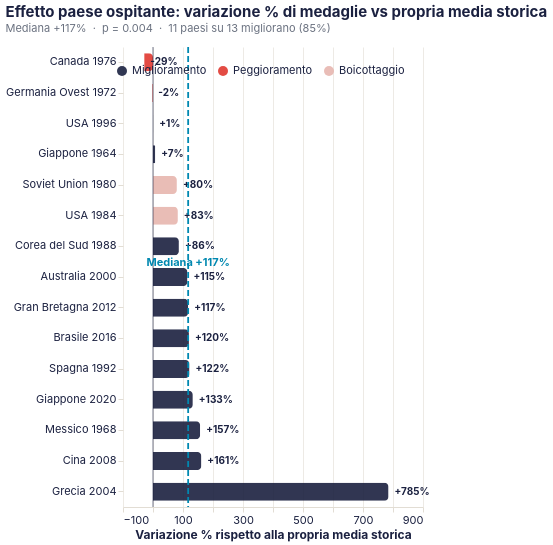

The Vega-Lite source for this figure:
### Vega-Lite specification from a JSON file in a GitHub repository (floating-point values rounded to 4 significant figures)
{"config": {"background": null, "view": {"stroke": null}, "title": {"font": "Inter, system-ui, -apple-system, BlinkMacSystemFont, 'Segoe UI', Roboto, sans-serif", "fontSize": 15, "fontWeight": "bold", "color": "#1b2140", "anchor": "start", "offset": 12}, "axis": {"labelFont": "Inter, system-ui, -apple-system, BlinkMacSystemFont, 'Segoe UI', Roboto, sans-serif", "titleFont": "Inter, system-ui, -apple-system, BlinkMacSystemFont, 'Segoe UI', Roboto, sans-serif", "labelFontWeight": 400, "labelFontSize": 11, "titleFontSize": 12, "titleFontWeight": "bold", "labelColor": "#1b2140", "titleColor": "#1b2140", "gridColor": "#e2ddd4", "gridOpacity": 0.6, "domainColor": "#e2ddd4", "tickColor": "#e2ddd4", "labelAngle": 0}, "axisY": {"grid": false, "domain": false}, "axisX": {"grid": true}, "legend": {"labelFont": "Inter, system-ui, -apple-system, BlinkMacSystemFont, 'Segoe UI', Roboto, sans-serif", "titleFont": "Inter, system-ui, -apple-system, BlinkMacSystemFont, 'Segoe UI', Roboto, sans-serif", "labelFontSize": 11, "titleFontSize": 12, "titleFontWeight": "bold", "labelColor": "#1b2140", "titleColor": "#1b2140", "orient": "top", "direction": "horizontal", "symbolType": "circle"}, "range": {"category": ["#1b2140", "#ff8009", "#9a0641", "#ffe34a", "#e7b6af", "#0088b0", "#e03830"], "ordinal": {"scheme": "blues"}, "heatmap": {"scheme": "blues"}, "ramp": {"scheme": "blues"}}, "bar": {"color": "#1b2140", "cornerRadiusTopRight": 4, "cornerRadiusBottomRight": 4}, "line": {"color": "#1b2140", "strokeWidth": 2.5}, "point": {"color": "#1b2140", "filled": true}, "circle": {"color": "#1b2140"}, "text": {"font": "Inter, system-ui, -apple-system, BlinkMacSystemFont, 'Segoe UI', Roboto, sans-serif", "fontSize": 11, "color": "#1b2140", "fontWeight": 400}, "arc": {"fill": "#1b2140"}, "area": {"fill": "#1b2140", "opacity": 0.5}}, "layer": [{"mark": {"type": "bar", "height": 18, "opacity": 0.9}, "encoding": {"color": {"field": "tipo", "legend": {"orient": "top-right", "title": null}, "scale": {"domain": ["Miglioramento", "Peggioramento", "Boicottaggio"], "range": ["#1b2140", "#e03830", "#e7b6af"]}, "type": "nominal"}, "tooltip": [{"field": "label", "title": "Edizione", "type": "nominal"}, {"field": "pct", "format": "+.0f", "title": "Variazione %", "type": "quantitative"}, {"field": "delta", "format": "+.1f", "title": "Delta medaglie assoluto", "type": "quantitative"}], "x": {"field": "pct", "scale": {"domain": [-40, 850]}, "title": "Variazione % rispetto alla propria media storica", "type": "quantitative"}, "y": {"field": "label", "sort": ["Canada 1976", "Germania Ovest 1972", "USA 1996", "Giappone 1964", "Soviet Union 1980", "USA 1984", "Corea del Sud 1988", "Australia 2000", "Gran Bretagna 2012", "Brasile 2016", "Spagna 1992", "Giappone 2020", "Messico 1968", "Cina 2008", "Grecia 2004"], "title": null, "type": "nominal"}}}, {"mark": {"type": "text", "align": "left", "color": "#1b2140", "dx": 6, "fontSize": 10, "fontWeight": "bold"}, "encoding": {"text": {"field": "pct_label", "type": "nominal"}, "x": {"field": "pct", "type": "quantitative"}, "y": {"field": "label", "sort": ["Canada 1976", "Germania Ovest 1972", "USA 1996", "Giappone 1964", "Soviet Union 1980", "USA 1984", "Corea del Sud 1988", "Australia 2000", "Gran Bretagna 2012", "Brasile 2016", "Spagna 1992", "Giappone 2020", "Messico 1968", "Cina 2008", "Grecia 2004"], "type": "nominal"}}}, {"data": {"name": "data-d285a7403ed98ae579761d64a864032b"}, "mark": {"type": "rule", "color": "#1b2140", "opacity": 0.5, "strokeWidth": 1.2}, "encoding": {"x": {"field": "x", "type": "quantitative"}}}, {"data": {"name": "data-f221b2e55829db24c672ff32e50717b2"}, "mark": {"type": "rule", "color": "#0088b0", "strokeDash": [6, 3], "strokeWidth": 1.8}, "encoding": {"x": {"field": "x", "type": "quantitative"}}}, {"data": {"name": "data-f221b2e55829db24c672ff32e50717b2"}, "mark": {"type": "text", "align": "center", "color": "#0088b0", "dy": -14, "fontSize": 11, "fontWeight": "bold"}, "encoding": {"text": {"value": "Mediana +117%"}, "x": {"field": "x", "type": "quantitative"}}}], "data": {"name": "data-2e0361590d0f7c0bdecde7c6580dc61b"}, "height": 460, "title": {"text": "Effetto paese ospitante: variazione % di medaglie vs propria media storica", "subtitle": ["Mediana +117%  ·  p = 0.004  ·  11 paesi su 13 migliorano (85%)"], "subtitleColor": "#6b7280", "subtitleFont": "Inter, system-ui, -apple-system, BlinkMacSystemFont, 'Segoe UI', Roboto, sans-serif", "subtitleFontSize": 11}, "width": "container", "$schema": "https://vega.github.io/schema/vega-lite/v6.4.1.json", "datasets": {"data-2e0361590d0f7c0bdecde7c6580dc61b": [{"label": "Canada 1976", "delta": -4.6, "pct": -29.4, "tipo": "Peggioramento", "pct_label": "-29%"}, {"label": "Germania Ovest 1972", "delta": -1.0, "pct": -2.4, "tipo": "Peggioramento", "pct_label": "-2%"}, {"label": "USA 1996", "delta": 0.6, "pct": 0.6, "tipo": "Miglioramento", "pct_label": "+1%"}, {"label": "Giappone 1964", "delta": 2.0, "pct": 7.4, "tipo": "Miglioramento", "pct_label": "+7%"}, {"label": "Soviet Union 1980", "delta": 86.4, "pct": 79.6, "tipo": "Boicottaggio", "pct_label": "+80%"}, {"label": "USA 1984", "delta": 78.9, "pct": 82.9, "tipo": "Boicottaggio", "pct_label": "+83%"}, {"label": "Corea del Sud 1988", "delta": 15.3, "pct": 86.3, "tipo": "Miglioramento", "pct_label": "+86%"}, {"label": "Australia 2000", "delta": 31.0, "pct": 114.8, "tipo": "Miglioramento", "pct_label": "+115%"}, {"label": "Gran Bretagna 2012", "delta": 35.1, "pct": 117.2, "tipo": "Miglioramento", "pct_label": "+117%"}, {"label": "Brasile 2016", "delta": 10.4, "pct": 119.8, "tipo": "Miglioramento", "pct_label": "+120%"}, {"label": "Spagna 1992", "delta": 12.1, "pct": 121.6, "tipo": "Miglioramento", "pct_label": "+122%"}, {"label": "Giappone 2020", "delta": 33.1, "pct": 132.7, "tipo": "Miglioramento", "pct_label": "+133%"}, {"label": "Messico 1968", "delta": 5.5, "pct": 157.1, "tipo": "Miglioramento", "pct_label": "+157%"}, {"label": "Cina 2008", "delta": 61.7, "pct": 161.2, "tipo": "Miglioramento", "pct_label": "+161%"}, {"label": "Grecia 2004", "delta": 14.2, "pct": 785.1, "tipo": "Miglioramento", "pct_label": "+785%"}], "data-d285a7403ed98ae579761d64a864032b": [{"x": 0}], "data-f221b2e55829db24c672ff32e50717b2": [{"x": 117.2}]}}
